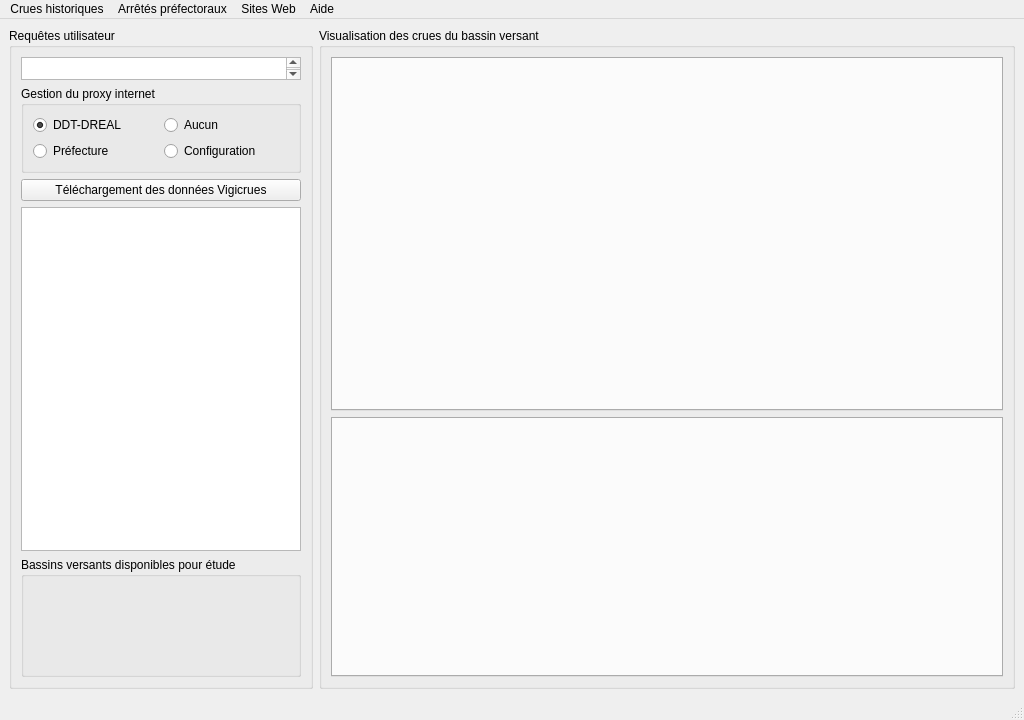
<?xml version="1.0" encoding="UTF-8"?>
<ui version="4.0">
 <class>FenetrePrincipale</class>
 <widget class="QMainWindow" name="FenetrePrincipale">
  <property name="geometry">
   <rect>
    <x>0</x>
    <y>0</y>
    <width>1024</width>
    <height>720</height>
   </rect>
  </property>
  <property name="windowTitle">
   <string>Viginond 57</string>
  </property>
  <widget class="QWidget" name="centralwidget">
   <property name="minimumSize">
    <size>
     <width>0</width>
     <height>0</height>
    </size>
   </property>
   <layout class="QGridLayout" name="gridLayout" columnstretch="1,3">
    <item row="0" column="0">
     <widget class="QGroupBox" name="groupBox_requete">
      <property name="title">
       <string>Requêtes utilisateur</string>
      </property>
      <layout class="QGridLayout" name="gridLayout_requete">
       <item row="2" column="0">
        <widget class="QPushButton" name="pushButton_telechargement">
         <property name="cursor">
          <cursorShape>PointingHandCursor</cursorShape>
         </property>
         <property name="text">
          <string>Téléchargement des données Vigicrues</string>
         </property>
         <property name="icon">
          <iconset resource="picto.qrc">
           <normaloff>:/release/databank/pictogramme/download.png</normaloff>:/release/databank/pictogramme/download.png</iconset>
         </property>
         <property name="iconSize">
          <size>
           <width>24</width>
           <height>24</height>
          </size>
         </property>
        </widget>
       </item>
       <item row="3" column="0">
        <widget class="QTextBrowser" name="textBrowser_vigicrues"/>
       </item>
       <item row="1" column="0">
        <widget class="QGroupBox" name="groupBox_proxy">
         <property name="minimumSize">
          <size>
           <width>0</width>
           <height>80</height>
          </size>
         </property>
         <property name="title">
          <string>Gestion du proxy internet</string>
         </property>
         <layout class="QGridLayout" name="gridLayout_proxy">
          <item row="0" column="0">
           <widget class="QRadioButton" name="radioButton_proxy_ddt">
            <property name="cursor">
             <cursorShape>PointingHandCursor</cursorShape>
            </property>
            <property name="text">
             <string>DDT-DREAL</string>
            </property>
            <property name="checked">
             <bool>true</bool>
            </property>
            <attribute name="buttonGroup">
             <string notr="true">buttonGroup_proxy</string>
            </attribute>
           </widget>
          </item>
          <item row="0" column="1">
           <widget class="QRadioButton" name="radioButton_proxy_aucun">
            <property name="cursor">
             <cursorShape>PointingHandCursor</cursorShape>
            </property>
            <property name="text">
             <string>Aucun</string>
            </property>
            <attribute name="buttonGroup">
             <string notr="true">buttonGroup_proxy</string>
            </attribute>
           </widget>
          </item>
          <item row="1" column="0">
           <widget class="QRadioButton" name="radioButton_proxy_prefecture">
            <property name="cursor">
             <cursorShape>PointingHandCursor</cursorShape>
            </property>
            <property name="text">
             <string>Préfecture</string>
            </property>
            <attribute name="buttonGroup">
             <string notr="true">buttonGroup_proxy</string>
            </attribute>
           </widget>
          </item>
          <item row="1" column="1">
           <widget class="QRadioButton" name="radioButton_proxy_autre">
            <property name="enabled">
             <bool>true</bool>
            </property>
            <property name="cursor">
             <cursorShape>PointingHandCursor</cursorShape>
            </property>
            <property name="text">
             <string>Configuration</string>
            </property>
            <property name="checkable">
             <bool>true</bool>
            </property>
            <attribute name="buttonGroup">
             <string notr="true">buttonGroup_proxy</string>
            </attribute>
           </widget>
          </item>
         </layout>
        </widget>
       </item>
       <item row="0" column="0">
        <widget class="QTextBrowser" name="textBrowser_internet">
         <property name="minimumSize">
          <size>
           <width>280</width>
           <height>0</height>
          </size>
         </property>
         <property name="maximumSize">
          <size>
           <width>16777215</width>
           <height>23</height>
          </size>
         </property>
        </widget>
       </item>
       <item row="4" column="0">
        <widget class="QGroupBox" name="groupBox_bassin_versant">
         <property name="minimumSize">
          <size>
           <width>0</width>
           <height>120</height>
          </size>
         </property>
         <property name="title">
          <string>Bassins versants disponibles pour étude</string>
         </property>
         <layout class="QVBoxLayout" name="verticalLayout">
          <item>
           <layout class="QGridLayout" name="gridLayout_bassin_versant"/>
          </item>
         </layout>
        </widget>
       </item>
      </layout>
     </widget>
    </item>
    <item row="0" column="1">
     <widget class="QGroupBox" name="groupBox_visualisation">
      <property name="minimumSize">
       <size>
        <width>0</width>
        <height>0</height>
       </size>
      </property>
      <property name="title">
       <string>Visualisation des crues du bassin versant</string>
      </property>
      <layout class="QVBoxLayout" name="verticalLayout_visualisation" stretch="1,1">
       <property name="sizeConstraint">
        <enum>QLayout::SetDefaultConstraint</enum>
       </property>
       <item>
        <widget class="QTabWidget" name="tabWidget_graphique">
         <property name="currentIndex">
          <number>-1</number>
         </property>
        </widget>
       </item>
       <item>
        <widget class="QTabWidget" name="tabWidget_tableau">
         <property name="minimumSize">
          <size>
           <width>0</width>
           <height>260</height>
          </size>
         </property>
         <property name="maximumSize">
          <size>
           <width>16777215</width>
           <height>260</height>
          </size>
         </property>
        </widget>
       </item>
      </layout>
     </widget>
    </item>
   </layout>
  </widget>
  <widget class="QMenuBar" name="menubar">
   <property name="geometry">
    <rect>
     <x>0</x>
     <y>0</y>
     <width>1024</width>
     <height>21</height>
    </rect>
   </property>
   <widget class="QMenu" name="menu_arretes_prefectoraux">
    <property name="title">
     <string>Arrêtés préfectoraux</string>
    </property>
    <addaction name="action_Meuse_Moselle"/>
    <addaction name="action_Rhin_Sarre"/>
   </widget>
   <widget class="QMenu" name="menu_sites_web">
    <property name="title">
     <string>Sites Web</string>
    </property>
   </widget>
   <widget class="QMenu" name="menu_crues_historiques">
    <property name="title">
     <string>Crues historiques</string>
    </property>
   </widget>
   <widget class="QMenu" name="menu_aide">
    <property name="title">
     <string>Aide</string>
    </property>
    <addaction name="action_manuel_utilisation"/>
    <addaction name="action_QGiS_3_4_5"/>
   </widget>
   <addaction name="menu_crues_historiques"/>
   <addaction name="menu_arretes_prefectoraux"/>
   <addaction name="menu_sites_web"/>
   <addaction name="menu_aide"/>
  </widget>
  <widget class="QStatusBar" name="statusbar"/>
  <action name="action_Meuse_Moselle">
   <property name="icon">
    <iconset resource="picto.qrc">
     <normaloff>:/release/databank/pictogramme/marianne.png</normaloff>:/release/databank/pictogramme/marianne.png</iconset>
   </property>
   <property name="text">
    <string>Meuse Moselle</string>
   </property>
  </action>
  <action name="action_Rhin_Sarre">
   <property name="icon">
    <iconset resource="picto.qrc">
     <normaloff>:/release/databank/pictogramme/marianne.png</normaloff>:/release/databank/pictogramme/marianne.png</iconset>
   </property>
   <property name="text">
    <string>Rhin Sarre</string>
   </property>
  </action>
  <action name="action_manuel_utilisation">
   <property name="icon">
    <iconset resource="picto.qrc">
     <normaloff>:/release/databank/pictogramme/manuel.png</normaloff>:/release/databank/pictogramme/manuel.png</iconset>
   </property>
   <property name="text">
    <string>Manuel d'utilisation</string>
   </property>
   <property name="toolTip">
    <string>Manuel d'utilisation de Viginond</string>
   </property>
  </action>
  <action name="action_QGiS_3_4_5">
   <property name="icon">
    <iconset resource="picto.qrc">
     <normaloff>:/release/databank/pictogramme/qgis.png</normaloff>:/release/databank/pictogramme/qgis.png</iconset>
   </property>
   <property name="text">
    <string>QGiS 3.4.5</string>
   </property>
   <property name="whatsThis">
    <string>https://docs.qgis.org/3.4/fr/docs/</string>
   </property>
  </action>
 </widget>
 <resources>
  <include location="picto.qrc"/>
 </resources>
 <connections/>
 <buttongroups>
  <buttongroup name="buttonGroup_proxy"/>
 </buttongroups>
</ui>
